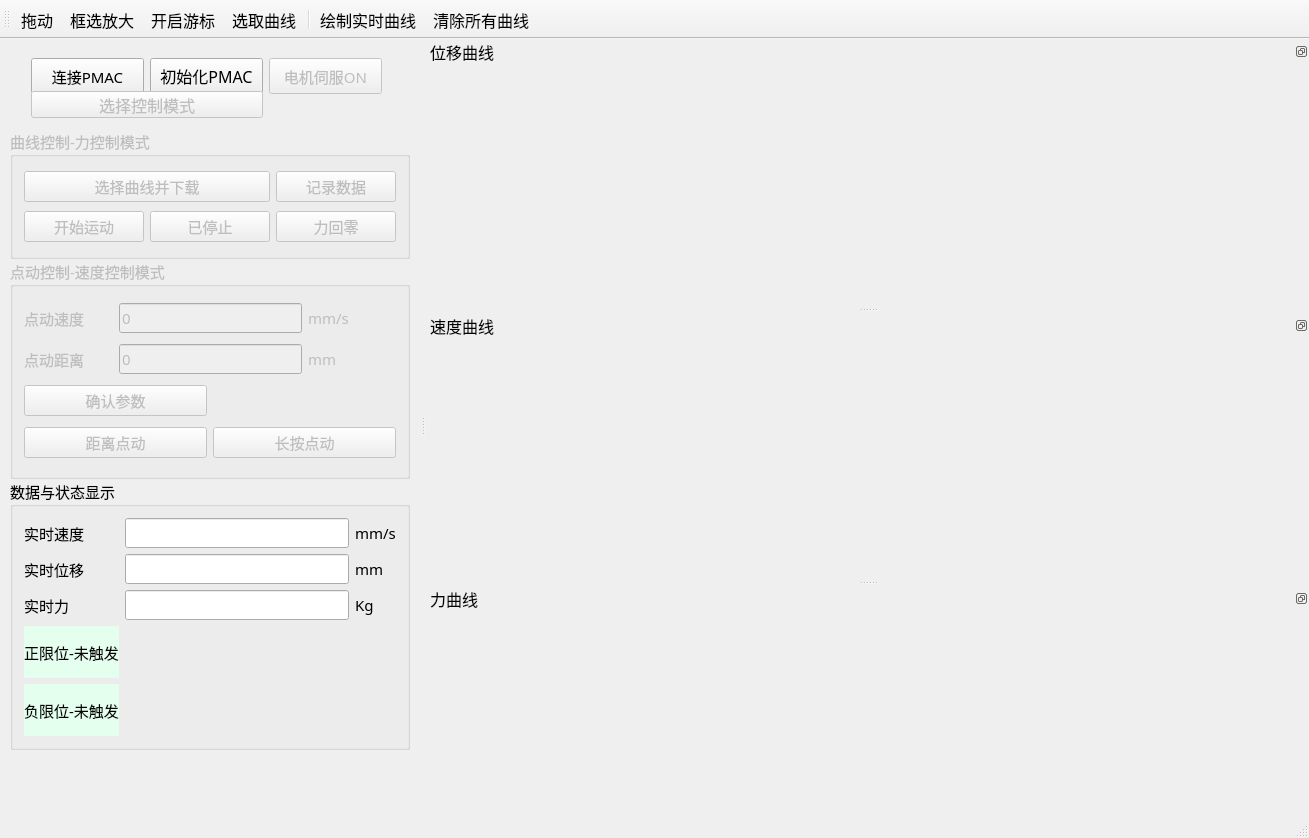
<?xml version="1.0" encoding="UTF-8"?>
<ui version="4.0">
 <class>SimEqpUIClass</class>
 <widget class="QMainWindow" name="SimEqpUIClass">
  <property name="geometry">
   <rect>
    <x>0</x>
    <y>0</y>
    <width>1309</width>
    <height>838</height>
   </rect>
  </property>
  <property name="maximumSize">
   <size>
    <width>16777215</width>
    <height>16777215</height>
   </size>
  </property>
  <property name="font">
   <font>
    <family>微软雅黑</family>
    <pointsize>11</pointsize>
   </font>
  </property>
  <property name="mouseTracking">
   <bool>false</bool>
  </property>
  <property name="windowTitle">
   <string>SimEqpUI</string>
  </property>
  <property name="layoutDirection">
   <enum>Qt::LeftToRight</enum>
  </property>
  <property name="styleSheet">
   <string notr="true"/>
  </property>
  <property name="animated">
   <bool>true</bool>
  </property>
  <property name="dockNestingEnabled">
   <bool>true</bool>
  </property>
  <property name="dockOptions">
   <set>QMainWindow::AllowNestedDocks|QMainWindow::AnimatedDocks</set>
  </property>
  <widget class="QWidget" name="centralWidget">
   <property name="minimumSize">
    <size>
     <width>420</width>
     <height>0</height>
    </size>
   </property>
   <property name="maximumSize">
    <size>
     <width>420</width>
     <height>16777215</height>
    </size>
   </property>
   <widget class="QGroupBox" name="CurveControlBox">
    <property name="enabled">
     <bool>false</bool>
    </property>
    <property name="geometry">
     <rect>
      <x>10</x>
      <y>90</y>
      <width>400</width>
      <height>130</height>
     </rect>
    </property>
    <property name="minimumSize">
     <size>
      <width>400</width>
      <height>0</height>
     </size>
    </property>
    <property name="maximumSize">
     <size>
      <width>400</width>
      <height>16777215</height>
     </size>
    </property>
    <property name="styleSheet">
     <string notr="true">font: 12pt &quot;微软雅黑&quot;;</string>
    </property>
    <property name="title">
     <string>曲线控制-力控制模式</string>
    </property>
    <layout class="QGridLayout" name="gridLayout">
     <item row="1" column="0">
      <widget class="QPushButton" name="StartButton">
       <property name="styleSheet">
        <string notr="true"/>
       </property>
       <property name="text">
        <string>开始运动</string>
       </property>
      </widget>
     </item>
     <item row="1" column="1">
      <widget class="QPushButton" name="StopButton">
       <property name="text">
        <string>已停止</string>
       </property>
      </widget>
     </item>
     <item row="0" column="2">
      <widget class="QPushButton" name="RecordDataButton">
       <property name="text">
        <string>记录数据</string>
       </property>
      </widget>
     </item>
     <item row="1" column="2">
      <widget class="QPushButton" name="ForceHomeButton">
       <property name="text">
        <string>力回零</string>
       </property>
      </widget>
     </item>
     <item row="0" column="0" colspan="2">
      <widget class="QPushButton" name="LoadDataButton">
       <property name="text">
        <string>选择曲线并下载</string>
       </property>
      </widget>
     </item>
    </layout>
   </widget>
   <widget class="QGroupBox" name="JogControlBox">
    <property name="enabled">
     <bool>false</bool>
    </property>
    <property name="geometry">
     <rect>
      <x>10</x>
      <y>220</y>
      <width>400</width>
      <height>220</height>
     </rect>
    </property>
    <property name="minimumSize">
     <size>
      <width>400</width>
      <height>0</height>
     </size>
    </property>
    <property name="maximumSize">
     <size>
      <width>400</width>
      <height>16777215</height>
     </size>
    </property>
    <property name="styleSheet">
     <string notr="true">font: 12pt &quot;微软雅黑&quot;;</string>
    </property>
    <property name="title">
     <string>点动控制-速度控制模式</string>
    </property>
    <layout class="QGridLayout" name="gridLayout_2">
     <item row="0" column="1" colspan="2">
      <widget class="QLineEdit" name="JogVelEdit">
       <property name="text">
        <string>0</string>
       </property>
      </widget>
     </item>
     <item row="0" column="3">
      <widget class="QLabel" name="label_3">
       <property name="text">
        <string>mm/s</string>
       </property>
      </widget>
     </item>
     <item row="1" column="0">
      <widget class="QLabel" name="JogDispLabel">
       <property name="text">
        <string>点动距离</string>
       </property>
      </widget>
     </item>
     <item row="6" column="0" colspan="2">
      <widget class="QPushButton" name="RelDispJogButton">
       <property name="enabled">
        <bool>false</bool>
       </property>
       <property name="styleSheet">
        <string notr="true"/>
       </property>
       <property name="text">
        <string>距离点动</string>
       </property>
      </widget>
     </item>
     <item row="0" column="0">
      <widget class="QLabel" name="JogVelLabel">
       <property name="text">
        <string>点动速度</string>
       </property>
      </widget>
     </item>
     <item row="1" column="3">
      <widget class="QLabel" name="label_4">
       <property name="text">
        <string>mm</string>
       </property>
      </widget>
     </item>
     <item row="1" column="1" colspan="2">
      <widget class="QLineEdit" name="JogDisEdit">
       <property name="text">
        <string>0</string>
       </property>
      </widget>
     </item>
     <item row="6" column="2" colspan="2">
      <widget class="QPushButton" name="LngPrsJogButton">
       <property name="enabled">
        <bool>false</bool>
       </property>
       <property name="text">
        <string>长按点动</string>
       </property>
      </widget>
     </item>
     <item row="2" column="0" colspan="2">
      <widget class="QPushButton" name="ConfirmParaButton">
       <property name="text">
        <string>确认参数</string>
       </property>
      </widget>
     </item>
    </layout>
   </widget>
   <widget class="QGroupBox" name="DataAndStatus">
    <property name="geometry">
     <rect>
      <x>10</x>
      <y>440</y>
      <width>400</width>
      <height>271</height>
     </rect>
    </property>
    <property name="minimumSize">
     <size>
      <width>400</width>
      <height>0</height>
     </size>
    </property>
    <property name="maximumSize">
     <size>
      <width>400</width>
      <height>16777215</height>
     </size>
    </property>
    <property name="styleSheet">
     <string notr="true">font: 12pt &quot;微软雅黑&quot;;</string>
    </property>
    <property name="title">
     <string>数据与状态显示</string>
    </property>
    <layout class="QGridLayout" name="gridLayout_3">
     <item row="1" column="2">
      <widget class="QLabel" name="label_7">
       <property name="text">
        <string>mm</string>
       </property>
      </widget>
     </item>
     <item row="0" column="1">
      <widget class="QLineEdit" name="VelShowEdit">
       <property name="text">
        <string/>
       </property>
       <property name="readOnly">
        <bool>true</bool>
       </property>
      </widget>
     </item>
     <item row="0" column="0">
      <widget class="QLabel" name="VelShowLabel">
       <property name="text">
        <string>实时速度</string>
       </property>
      </widget>
     </item>
     <item row="2" column="1">
      <widget class="QLineEdit" name="ForceShowEdit">
       <property name="text">
        <string/>
       </property>
       <property name="readOnly">
        <bool>true</bool>
       </property>
      </widget>
     </item>
     <item row="1" column="1">
      <widget class="QLineEdit" name="DispShowEdit">
       <property name="text">
        <string/>
       </property>
       <property name="readOnly">
        <bool>true</bool>
       </property>
      </widget>
     </item>
     <item row="0" column="2">
      <widget class="QLabel" name="label_6">
       <property name="text">
        <string>mm/s</string>
       </property>
      </widget>
     </item>
     <item row="3" column="0">
      <widget class="QLabel" name="PosLimitState">
       <property name="styleSheet">
        <string notr="true">background-color: rgb(229, 255, 238);</string>
       </property>
       <property name="text">
        <string>正限位-未触发</string>
       </property>
      </widget>
     </item>
     <item row="4" column="0">
      <widget class="QLabel" name="NegLimitState">
       <property name="styleSheet">
        <string notr="true">background-color: rgb(229, 255, 238);</string>
       </property>
       <property name="text">
        <string>负限位-未触发</string>
       </property>
      </widget>
     </item>
     <item row="2" column="2">
      <widget class="QLabel" name="label_8">
       <property name="text">
        <string>Kg</string>
       </property>
      </widget>
     </item>
     <item row="1" column="0">
      <widget class="QLabel" name="DispShowLabel">
       <property name="text">
        <string>实时位移</string>
       </property>
      </widget>
     </item>
     <item row="2" column="0">
      <widget class="QLabel" name="ForceShowLabel">
       <property name="text">
        <string>实时力</string>
       </property>
      </widget>
     </item>
    </layout>
   </widget>
   <widget class="QWidget" name="">
    <property name="geometry">
     <rect>
      <x>20</x>
      <y>8</y>
      <width>373</width>
      <height>81</height>
     </rect>
    </property>
    <layout class="QGridLayout" name="gridLayout_4">
     <item row="0" column="1">
      <widget class="QPushButton" name="InitPmacButton">
       <property name="enabled">
        <bool>true</bool>
       </property>
       <property name="minimumSize">
        <size>
         <width>0</width>
         <height>36</height>
        </size>
       </property>
       <property name="font">
        <font>
         <pointsize>12</pointsize>
        </font>
       </property>
       <property name="text">
        <string>初始化PMAC</string>
       </property>
      </widget>
     </item>
     <item row="0" column="2">
      <widget class="QPushButton" name="MotorSevoOnButton">
       <property name="enabled">
        <bool>false</bool>
       </property>
       <property name="minimumSize">
        <size>
         <width>0</width>
         <height>36</height>
        </size>
       </property>
       <property name="styleSheet">
        <string notr="true">font: 12pt &quot;微软雅黑&quot;;</string>
       </property>
       <property name="text">
        <string>电机伺服ON</string>
       </property>
      </widget>
     </item>
     <item row="0" column="0">
      <widget class="QPushButton" name="ConnectPMACButton">
       <property name="minimumSize">
        <size>
         <width>0</width>
         <height>36</height>
        </size>
       </property>
       <property name="styleSheet">
        <string notr="true">font: 12pt &quot;微软雅黑&quot;;</string>
       </property>
       <property name="text">
        <string>连接PMAC</string>
       </property>
      </widget>
     </item>
     <item row="2" column="0" colspan="2">
      <widget class="QPushButton" name="SelectControlModeButton">
       <property name="enabled">
        <bool>false</bool>
       </property>
       <property name="font">
        <font>
         <pointsize>12</pointsize>
        </font>
       </property>
       <property name="text">
        <string>选择控制模式</string>
       </property>
      </widget>
     </item>
    </layout>
   </widget>
  </widget>
  <widget class="QMenuBar" name="menuBar">
   <property name="geometry">
    <rect>
     <x>0</x>
     <y>0</y>
     <width>1309</width>
     <height>33</height>
    </rect>
   </property>
   <property name="font">
    <font>
     <family>微软雅黑</family>
     <pointsize>12</pointsize>
     <weight>75</weight>
     <bold>true</bold>
    </font>
   </property>
   <property name="styleSheet">
    <string notr="true"/>
   </property>
   <property name="defaultUp">
    <bool>false</bool>
   </property>
   <property name="nativeMenuBar">
    <bool>true</bool>
   </property>
  </widget>
  <widget class="QStatusBar" name="statusBar"/>
  <widget class="QToolBar" name="mainToolBar">
   <property name="font">
    <font>
     <family>微软雅黑</family>
     <pointsize>12</pointsize>
    </font>
   </property>
   <property name="tabletTracking">
    <bool>false</bool>
   </property>
   <property name="windowTitle">
    <string>toolBar</string>
   </property>
   <property name="toolTipDuration">
    <number>-1</number>
   </property>
   <property name="autoFillBackground">
    <bool>false</bool>
   </property>
   <property name="inputMethodHints">
    <set>Qt::ImhNone</set>
   </property>
   <property name="toolButtonStyle">
    <enum>Qt::ToolButtonTextUnderIcon</enum>
   </property>
   <attribute name="toolBarArea">
    <enum>TopToolBarArea</enum>
   </attribute>
   <attribute name="toolBarBreak">
    <bool>false</bool>
   </attribute>
   <addaction name="act_move"/>
   <addaction name="act_zoomIn"/>
   <addaction name="act_tracer"/>
   <addaction name="act_select"/>
   <addaction name="separator"/>
   <addaction name="plotRealTimeCurve"/>
   <addaction name="clearAllCurves"/>
  </widget>
  <widget class="QDockWidget" name="dock_Disp">
   <property name="minimumSize">
    <size>
     <width>750</width>
     <height>207</height>
    </size>
   </property>
   <property name="font">
    <font>
     <family>微软雅黑</family>
     <pointsize>12</pointsize>
     <weight>50</weight>
     <italic>false</italic>
     <bold>false</bold>
     <stylestrategy>PreferAntialias</stylestrategy>
    </font>
   </property>
   <property name="styleSheet">
    <string notr="true">font: 12pt &quot;微软雅黑&quot;;</string>
   </property>
   <property name="floating">
    <bool>false</bool>
   </property>
   <property name="features">
    <set>QDockWidget::DockWidgetFloatable|QDockWidget::DockWidgetMovable</set>
   </property>
   <property name="allowedAreas">
    <set>Qt::RightDockWidgetArea</set>
   </property>
   <property name="windowTitle">
    <string>位移曲线</string>
   </property>
   <attribute name="dockWidgetArea">
    <number>2</number>
   </attribute>
   <widget class="QWidget" name="dockWidget_Disp">
    <property name="font">
     <font>
      <family>微软雅黑</family>
      <pointsize>12</pointsize>
      <weight>50</weight>
      <italic>false</italic>
      <bold>false</bold>
      <stylestrategy>PreferAntialias</stylestrategy>
     </font>
    </property>
    <layout class="QHBoxLayout" name="horizontalLayout_3">
     <item>
      <widget class="QCustomPlot" name="widget_Disp" native="true">
       <property name="minimumSize">
        <size>
         <width>600</width>
         <height>150</height>
        </size>
       </property>
       <property name="font">
        <font>
         <family>微软雅黑</family>
         <pointsize>12</pointsize>
         <weight>50</weight>
         <italic>false</italic>
         <bold>false</bold>
         <stylestrategy>PreferAntialias</stylestrategy>
        </font>
       </property>
      </widget>
     </item>
    </layout>
   </widget>
  </widget>
  <widget class="QDockWidget" name="dock_Vel">
   <property name="minimumSize">
    <size>
     <width>750</width>
     <height>207</height>
    </size>
   </property>
   <property name="font">
    <font>
     <family>微软雅黑</family>
     <pointsize>12</pointsize>
     <weight>50</weight>
     <italic>false</italic>
     <bold>false</bold>
     <stylestrategy>PreferAntialias</stylestrategy>
    </font>
   </property>
   <property name="styleSheet">
    <string notr="true">font: 12pt &quot;微软雅黑&quot;;</string>
   </property>
   <property name="floating">
    <bool>false</bool>
   </property>
   <property name="features">
    <set>QDockWidget::DockWidgetFloatable|QDockWidget::DockWidgetMovable</set>
   </property>
   <property name="allowedAreas">
    <set>Qt::RightDockWidgetArea</set>
   </property>
   <property name="windowTitle">
    <string>速度曲线</string>
   </property>
   <attribute name="dockWidgetArea">
    <number>2</number>
   </attribute>
   <widget class="QWidget" name="dockWidgetContents">
    <layout class="QHBoxLayout" name="horizontalLayout">
     <item>
      <widget class="QCustomPlot" name="widget_Vel" native="true">
       <property name="minimumSize">
        <size>
         <width>600</width>
         <height>150</height>
        </size>
       </property>
       <property name="font">
        <font>
         <family>微软雅黑</family>
         <pointsize>12</pointsize>
         <weight>50</weight>
         <italic>false</italic>
         <bold>false</bold>
         <stylestrategy>PreferAntialias</stylestrategy>
        </font>
       </property>
      </widget>
     </item>
    </layout>
   </widget>
  </widget>
  <widget class="QDockWidget" name="dock_Force">
   <property name="enabled">
    <bool>true</bool>
   </property>
   <property name="minimumSize">
    <size>
     <width>750</width>
     <height>174</height>
    </size>
   </property>
   <property name="font">
    <font>
     <family>微软雅黑</family>
     <pointsize>12</pointsize>
     <weight>50</weight>
     <italic>false</italic>
     <bold>false</bold>
     <stylestrategy>PreferAntialias</stylestrategy>
    </font>
   </property>
   <property name="styleSheet">
    <string notr="true">font: 12pt &quot;微软雅黑&quot;;</string>
   </property>
   <property name="floating">
    <bool>false</bool>
   </property>
   <property name="features">
    <set>QDockWidget::DockWidgetFloatable|QDockWidget::DockWidgetMovable</set>
   </property>
   <property name="allowedAreas">
    <set>Qt::RightDockWidgetArea</set>
   </property>
   <property name="windowTitle">
    <string>力曲线</string>
   </property>
   <attribute name="dockWidgetArea">
    <number>2</number>
   </attribute>
   <widget class="QWidget" name="dockWidget_Force">
    <property name="font">
     <font>
      <family>微软雅黑</family>
      <pointsize>12</pointsize>
      <weight>50</weight>
      <italic>false</italic>
      <bold>false</bold>
      <stylestrategy>PreferAntialias</stylestrategy>
     </font>
    </property>
    <layout class="QHBoxLayout" name="horizontalLayout_2">
     <item>
      <widget class="QCustomPlot" name="widget_Force" native="true">
       <property name="minimumSize">
        <size>
         <width>600</width>
         <height>100</height>
        </size>
       </property>
       <property name="font">
        <font>
         <family>微软雅黑</family>
         <pointsize>12</pointsize>
         <weight>50</weight>
         <italic>false</italic>
         <bold>false</bold>
         <stylestrategy>PreferAntialias</stylestrategy>
        </font>
       </property>
      </widget>
     </item>
    </layout>
   </widget>
  </widget>
  <action name="act_move">
   <property name="checkable">
    <bool>true</bool>
   </property>
   <property name="icon">
    <iconset resource="simeqpui.qrc">
     <normaloff>:/SimEqpUI/icon/arrows_hv_32px.ico</normaloff>:/SimEqpUI/icon/arrows_hv_32px.ico</iconset>
   </property>
   <property name="text">
    <string>拖动</string>
   </property>
   <property name="iconText">
    <string comment="拖动" extracomment="拖动">拖动</string>
   </property>
   <property name="shortcutContext">
    <enum>Qt::WidgetShortcut</enum>
   </property>
   <property name="iconVisibleInMenu">
    <bool>false</bool>
   </property>
  </action>
  <action name="act_zoomIn">
   <property name="checkable">
    <bool>true</bool>
   </property>
   <property name="icon">
    <iconset resource="simeqpui.qrc">
     <normaloff>:/SimEqpUI/icon/select_32px.ico</normaloff>:/SimEqpUI/icon/select_32px.ico</iconset>
   </property>
   <property name="text">
    <string>框选放大</string>
   </property>
   <property name="autoRepeat">
    <bool>true</bool>
   </property>
   <property name="shortcutVisibleInContextMenu">
    <bool>false</bool>
   </property>
  </action>
  <action name="act_tracer">
   <property name="checkable">
    <bool>true</bool>
   </property>
   <property name="icon">
    <iconset resource="simeqpui.qrc">
     <normaloff>:/SimEqpUI/icon/caliper_32px.ico</normaloff>:/SimEqpUI/icon/caliper_32px.ico</iconset>
   </property>
   <property name="text">
    <string>开启游标</string>
   </property>
  </action>
  <action name="act_select">
   <property name="checkable">
    <bool>true</bool>
   </property>
   <property name="icon">
    <iconset resource="simeqpui.qrc">
     <normaloff>:/SimEqpUI/icon/selection_24px.ico</normaloff>:/SimEqpUI/icon/selection_24px.ico</iconset>
   </property>
   <property name="text">
    <string>选取曲线</string>
   </property>
  </action>
  <action name="CurveMode_Force">
   <property name="text">
    <string>曲线控制-力控制</string>
   </property>
   <property name="font">
    <font>
     <family>微软雅黑</family>
     <pointsize>11</pointsize>
     <weight>50</weight>
     <bold>false</bold>
    </font>
   </property>
   <property name="visible">
    <bool>true</bool>
   </property>
   <property name="iconVisibleInMenu">
    <bool>true</bool>
   </property>
  </action>
  <action name="JogMode_Vel">
   <property name="text">
    <string>点动控制-速度控制</string>
   </property>
   <property name="font">
    <font>
     <family>微软雅黑</family>
     <pointsize>11</pointsize>
     <weight>50</weight>
     <bold>false</bold>
    </font>
   </property>
  </action>
  <action name="plotRealTimeCurve">
   <property name="checkable">
    <bool>true</bool>
   </property>
   <property name="icon">
    <iconset resource="simeqpui.qrc">
     <normaloff>:/SimEqpUI/icon/art_32px.ico</normaloff>:/SimEqpUI/icon/art_32px.ico</iconset>
   </property>
   <property name="text">
    <string>绘制实时曲线</string>
   </property>
  </action>
  <action name="clearAllCurves">
   <property name="icon">
    <iconset resource="simeqpui.qrc">
     <normaloff>:/SimEqpUI/icon/erase_32px.ico</normaloff>:/SimEqpUI/icon/erase_32px.ico</iconset>
   </property>
   <property name="text">
    <string>清除所有曲线</string>
   </property>
  </action>
 </widget>
 <layoutdefault spacing="6" margin="11"/>
 <customwidgets>
  <customwidget>
   <class>QCustomPlot</class>
   <extends>QWidget</extends>
   <header location="global">qcustomplot.h</header>
   <container>1</container>
  </customwidget>
 </customwidgets>
 <resources>
  <include location="simeqpui.qrc"/>
 </resources>
 <connections/>
</ui>
